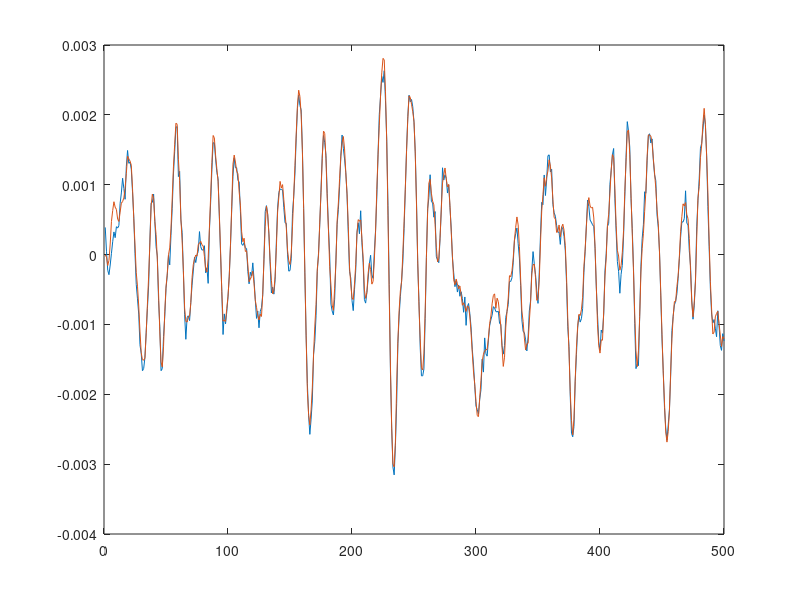
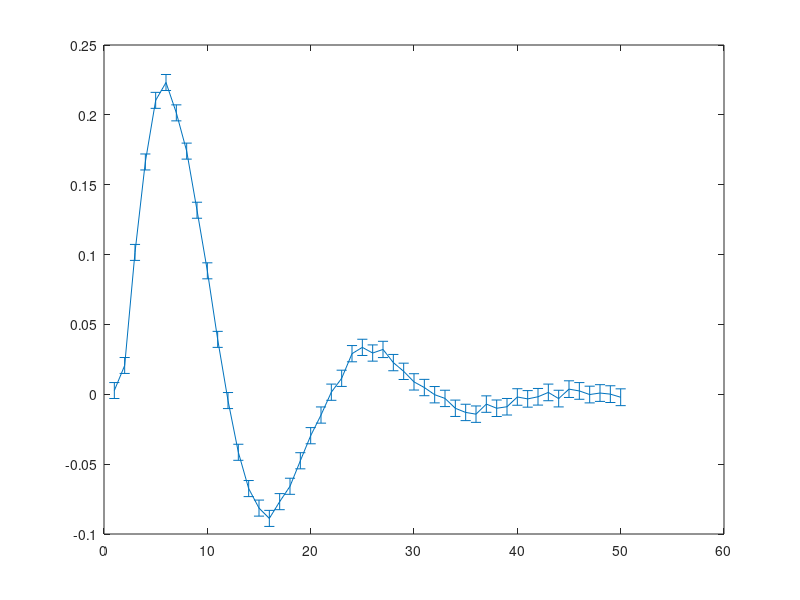

The MATLAB script that drew these images, in order:
laserbeamdata = load('laserbeamdataN.mat');
y = laserbeamdata.y;
u = laserbeamdata.u;
Te = 1e-3; % sampling time

N = length(y);
m = 50;
Phi = toeplitz(u, [u(1);zeros(N-1,1)]);

% truncate
Phi = Phi(:,1:m);

% least squares
% theta = pinv(Phi'*Phi)*Phi'*y;
theta = Phi\y;

% reconstruct
yhat = Phi*theta;

% compare
plot(y);
hold on
plot(yhat);
hold off

% loss function
J = sum((y - yhat).^2)


% covariance of parameters theta

var_hat = J/(N-m);

cov = var_hat*pinv(Phi'*Phi);
two_sigma = 2*sqrt(diag(cov));

figure
errorbar(theta, two_sigma)
